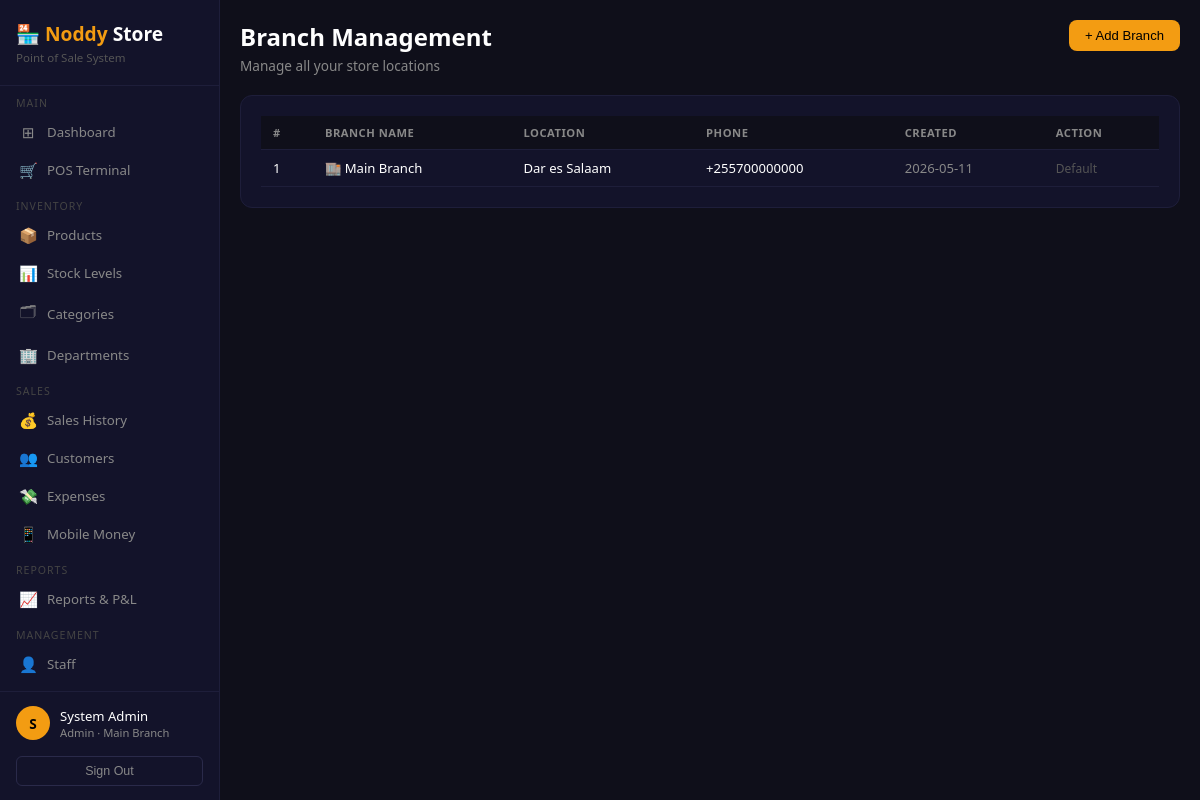
/branches (signed in), run on the app's committed database.
### tables this page shows
CREATE TABLE branches (
        id         INTEGER PRIMARY KEY AUTOINCREMENT,
        name       TEXT NOT NULL,
        location   TEXT,
        phone      TEXT,
        created_at TEXT DEFAULT CURRENT_TIMESTAMP
    );

### app.py (the view)
@app.route('/branches')
@login_required
def branches():
    conn     = get_db()
    branches = conn.execute('SELECT * FROM branches ORDER BY name').fetchall()
    conn.close()
    return render_template('branches.html', branches=branches)

### app.py (called while the page is built)
def login_required(f):
    @wraps(f)
    def decorated(*args, **kwargs):
        if 'user_id' not in session:
            return redirect(url_for('login'))
        return f(*args, **kwargs)
    return decorated

### database.py (called while the page is built)
def get_db():
    conn = sqlite3.connect(DB)
    conn.row_factory = sqlite3.Row
    return conn

### templates/branches.html (shortened to what this page needs)
{% extends 'base.html' %}
{% block content %}
<div class="page-header">
    <div>
        <h2>Branch Management</h2>
        <p>Manage all your store locations</p>
    </div>
    <button class="btn btn-primary" onclick="document.getElementById('addModal').classList.add('show')">
        + Add Branch
    </button>
</div>
<div class="card">
    <table>
        <thead>
            <tr><th>#</th><th>Branch Name</th><th>Location</th><th>Phone</th><th>Created</th><th>Action</th></tr>
        </thead>
        <tbody>
            {% for b in branches %}
            <tr>
                <td>{{ b.id }}</td>
                <td>🏬 {{ b.name }}</td>
                <td>{{ b.location }}</td>
                <td>{{ b.phone }}</td>
                <td style="color:#888">{{ b.created_at[:10] }}</td>
                <td>
                    {% if b.id != 1 %}
                    <form method="POST" action="/branches/delete/{{ b.id }}"
                          onsubmit="return confirm('Delete this branch?')" style="display:inline">
                        <button class="btn btn-danger btn-sm">Delete</button>
                    </form>
                    {% else %}
                    <span style="color:#555;font-size:0.75rem">Default</span>
                    {% endif %}
                </td>
            </tr>
            {% else %}
            <tr><td colspan="6" style="text-align:center;color:#555;padding:24px">No branches yet</td></tr>
            {% endfor %}
        </tbody>
    </table>
</div>
{% endblock %}

### templates/base.html (shortened to what this page needs)
<!DOCTYPE html>
<html lang="en">
<head>
</head>
<body>
<div class="sidebar">
    <div class="sidebar-logo">
        <h1>🏪 <span>Noddy</span> Store</h1>
        <p>Point of Sale System</p>
    </div>
    <nav style="flex:1;overflow-y:auto;">
        <div class="nav-section">Main</div>
        <a href="/" class="nav-item {% if request.path=='/' %}active{% endif %}">
            <span class="icon">⊞</span> Dashboard
        </a>
        <a href="/pos" class="nav-item {% if request.path=='/pos' %}active{% endif %}">
            <span class="icon">🛒</span> POS Terminal
        </a>
        <div class="nav-section">Inventory</div>
        <a href="/products" class="nav-item {% if request.path.startswith('/products') %}active{% endif %}">
            <span class="icon">📦</span> Products
        </a>
        <a href="/stock" class="nav-item {% if request.path=='/stock' %}active{% endif %}">
            <span class="icon">📊</span> Stock Levels
        </a>
        <a href="/categories" class="nav-item {% if request.path.startswith('/categories') %}active{% endif %}">
            <span class="icon">🗂</span> Categories
        </a>
        <a href="/departments" class="nav-item {% if request.path.startswith('/departments') %}active{% endif %}">
            <span class="icon">🏢</span> Departments
        </a>
        <div class="nav-section">Sales</div>
        <a href="/sales" class="nav-item {% if request.path=='/sales' %}active{% endif %}">
            <span class="icon">💰</span> Sales History
        </a>
        <a href="/customers" class="nav-item {% if request.path.startswith('/customers') %}active{% endif %}">
            <span class="icon">👥</span> Customers
        </a>
        <a href="/expenses" class="nav-item {% if request.path.startswith('/expenses') %}active{% endif %}">
            <span class="icon">💸</span> Expenses
        </a>
        <a href="/mobile_money" class="nav-item {% if request.path.startswith('/mobile_money') %}active{% endif %}">
            <span class="icon">📱</span> Mobile Money
        </a>
        <div class="nav-section">Reports</div>
        <a href="/reports" class="nav-item {% if request.path=='/reports' %}active{% endif %}">
            <span class="icon">📈</span> Reports &amp; P&amp;L
        </a>
        <div class="nav-section">Management</div>
        <a href="/staff" class="nav-item {% if request.path=='/staff' %}active{% endif %}">
            <span class="icon">👤</span> Staff
        </a>
        <a href="/staff/performance" class="nav-item {% if request.path=='/staff/performance' %}active{% endif %}">
        </a>
    </nav>
    <div class="sidebar-user">
        <div style="display:flex;align-items:center;gap:10px;margin-bottom:8px;">
            <div class="user-avatar">{{ session.full_name[0]|upper }}</div>
            <div style="min-width:0;">
                <div class="user-name" style="overflow:hidden;text-overflow:ellipsis;white-space:nowrap">
                    {{ session.full_name }}
                </div>
                <div class="user-role">{{ session.role }} · {{ session.branch_name }}</div>
            </div>
        </div>
        <a href="/logout"><button class="btn-logout">Sign Out</button></a>
    </div>
</div>
<div class="main">
    {% block content %}{% endblock %}
</div>
</body>
</html>

### templates/base.html (style rules this page uses)
* { margin:0;padding:0;box-sizing:border-box; }
body { background:#0f0f1a;color:#fff;font-family:'Segoe UI',sans-serif;display:flex;min-height:100vh; }
.sidebar { width:220px;background:#13132a;border-right:1px solid #1e1e3a;display:flex;flex-direction:column;position:fixed;height:100vh;z-index:100;overflow-y:auto; }
.sidebar-logo { padding:20px 16px;border-bottom:1px solid #1e1e3a;flex-shrink:0; }
.sidebar-logo h1 { font-size:1.2rem;color:#fff; }
.sidebar-logo h1 span { color:#f39c12; }
.sidebar-logo p { color:#555;font-size:0.72rem;margin-top:3px; }
.nav-section { padding:10px 0 3px 16px;font-size:0.66rem;color:#444;text-transform:uppercase;letter-spacing:1px; }
.nav-item { display:flex;align-items:center;gap:10px;padding:9px 16px;color:#888;text-decoration:none;font-size:0.83rem;border-left:3px solid transparent;transition:all .15s; }
.nav-item .icon { font-size:0.95rem;width:18px;text-align:center;flex-shrink:0; }
.sidebar-user { padding:14px 16px;border-top:1px solid #1e1e3a;flex-shrink:0; }
.user-avatar { width:34px;height:34px;background:#f39c12;border-radius:50%;display:flex;align-items:center;justify-content:center;font-weight:bold;font-size:0.85rem;color:#000;flex-shrink:0; }
.user-name { font-size:0.82rem;color:#fff;font-weight:500; }
.user-role { font-size:0.7rem;color:#888;text-transform:capitalize; }
.btn-logout { margin-top:8px;width:100%;padding:7px;background:transparent;border:1px solid #2a2a4a;border-radius:6px;color:#888;cursor:pointer;font-size:0.78rem; }
.main { margin-left:220px;flex:1;padding:20px;overflow-y:auto;min-height:100vh; }
.page-header { margin-bottom:20px;display:flex;justify-content:space-between;align-items:flex-start;flex-wrap:wrap;gap:10px; }
.page-header h2 { font-size:1.5rem;font-weight:600; }
.page-header p { color:#888;font-size:0.85rem;margin-top:3px; }
.card { background:#13132a;border-radius:12px;border:1px solid #1e1e3a;padding:20px;margin-bottom:16px; }
table { width:100%;border-collapse:collapse; }
th,td { padding:9px 12px;text-align:left;font-size:0.82rem;border-bottom:1px solid #1e1e3a; }
th { color:#888;text-transform:uppercase;font-size:0.7rem;letter-spacing:.5px;background:#0f0f1a; }
.btn { padding:8px 16px;border:none;border-radius:8px;cursor:pointer;font-size:0.82rem;font-weight:500;text-decoration:none;display:inline-block;transition:opacity .2s; }
.btn-primary { background:#f39c12;color:#000; }

### data on the page
branches: branch_name "Main Branch", id "1", name "Main Branch", location "Dar es Salaam", phone "+255700000000", created_at "2026-05-11", shows "Default"

### other printed values
{{ session.full_name[0]|upper }} "S"
{{ session.full_name }} "System Admin"
{{ session.role }} "Admin"
